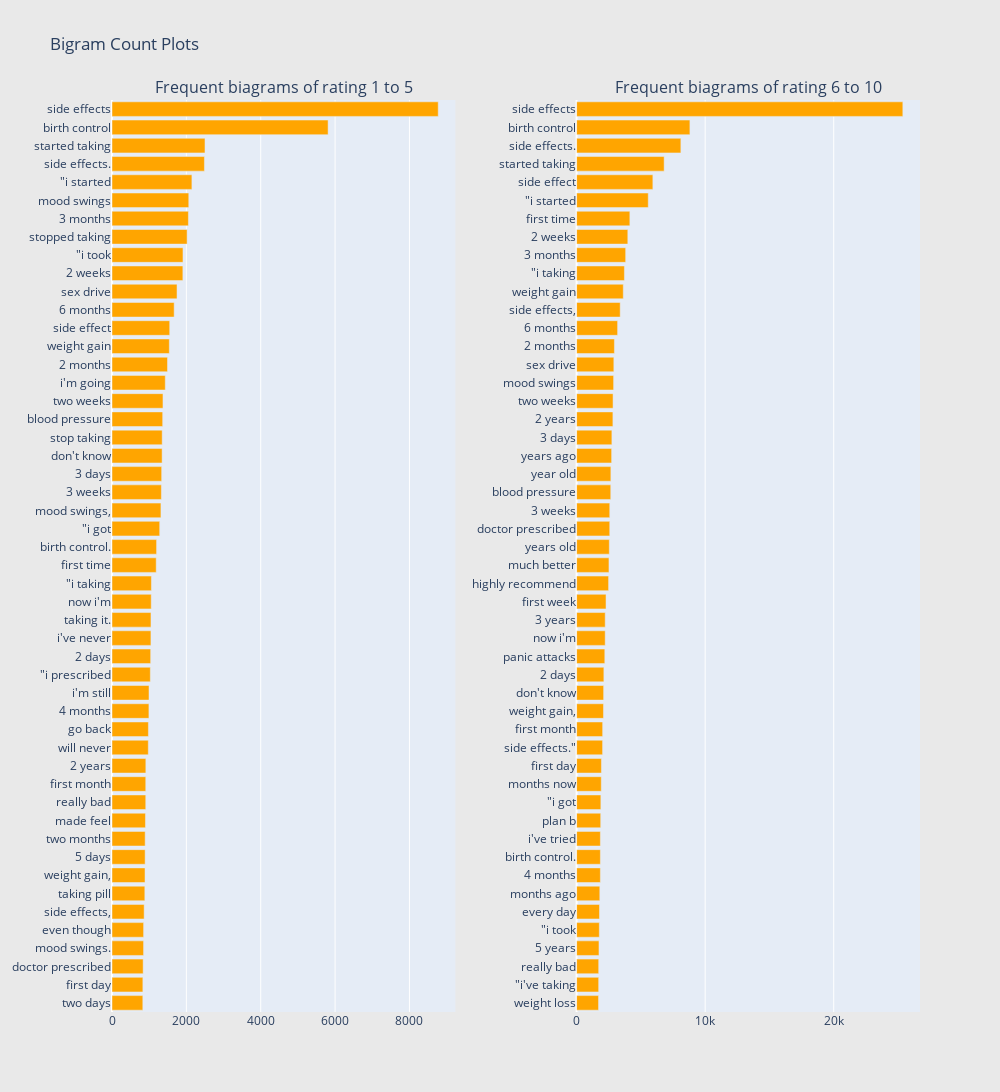

The cell this chart's notebook holds for it:
### Markdown cell above
When we used 1-gram, we observed that the top 5 words have the same contents, although the order of left (negative) and right (positive) are different. This means when we analyzed the text with a single corpus, it does not classify the emotion well. So, we expanded the corpus.

### Code cell
freq_dict = defaultdict(int)
for sent in df_all_1_5["review"]:
    for word in generate_ngrams(sent,2):
        freq_dict[word] += 1
fd_sorted = pd.DataFrame(sorted(freq_dict.items(), key=lambda x: x[1])[::-1])
fd_sorted.columns = ["word", "wordcount"]
trace1 = horizontal_bar_chart(fd_sorted.head(50), 'orange')

freq_dict = defaultdict(int)
for sent in df_all_6_10["review"]:
    for word in generate_ngrams(sent,2):
        freq_dict[word] += 1
fd_sorted = pd.DataFrame(sorted(freq_dict.items(), key=lambda x: x[1])[::-1])
fd_sorted.columns = ["word", "wordcount"]
trace2 = horizontal_bar_chart(fd_sorted.head(50), 'orange')

fig = tools.make_subplots(rows=1, cols=2, vertical_spacing=0.04,horizontal_spacing=0.15,
                          subplot_titles=["Frequent biagrams of rating 1 to 5", 
                                          "Frequent biagrams of rating 6 to 10"])
fig.append_trace(trace1, 1, 1)
fig.append_trace(trace2, 1, 2)
fig['layout'].update(height=1200, width=1000, paper_bgcolor='rgb(233,233,233)', title="Bigram Count Plots")
py.iplot(fig, filename='word-plots')

### Figure 1 — Plotly figure (JSON) as saved in the notebook; plotly's stock layout.template omitted (floating-point values rounded to 4 significant figures)
{"data": [{"marker": {"color": "orange"}, "orientation": "h", "showlegend": false, "type": "bar", "x": [829, 830, 838, 849, 850, 865, 883, 888, 891, 892, 900, 908, 908, 910, 976, 979, 993, 995, 1031, 1040, 1047, 1048, 1055, 1060, 1189, 1199, 1283, 1316, 1328, 1336, 1348, 1350, 1363, 1371, 1433, 1493, 1542, 1552, 1672, 1749, 1906, 1909, 2020, 2055, 2065, 2149, 2486, 2501, 5812, 8774], "xaxis": "x", "y": ["two days", "first day", "doctor prescribed", "mood swings.", "even though", "side effects,", "taking pill", "weight gain,", "5 days", "two months", "made feel", "really bad", "first month", "2 years", "will never", "go back", "4 months", "i&#039;m still", "\"i prescribed", "2 days", "i&#039;ve never", "taking it.", "now i&#039;m", "\"i taking", "first time", "birth control.", "\"i got", "mood swings,", "3 weeks", "3 days", "don&#039;t know", "stop taking", "blood pressure", "two weeks", "i&#039;m going", "2 months", "weight gain", "side effect", "6 months", "sex drive", "2 weeks", "\"i took", "stopped taking", "3 months", "mood swings", "\"i started", "side effects.", "started taking", "birth control", "side effects"], "yaxis": "y"}, {"marker": {"color": "orange"}, "orientation": "h", "showlegend": false, "type": "bar", "x": [1707, 1717, 1718, 1741, 1768, 1781, 1805, 1849, 1850, 1850, 1875, 1886, 1918, 1929, 2022, 2026, 2090, 2103, 2121, 2194, 2224, 2225, 2289, 2488, 2517, 2544, 2578, 2579, 2656, 2665, 2725, 2744, 2824, 2836, 2880, 2897, 2942, 3189, 3391, 3631, 3720, 3817, 3984, 4142, 5573, 5932, 6810, 8111, 8813, 25376], "xaxis": "x2", "y": ["weight loss", "\"i&#039;ve taking", "really bad", "5 years", "\"i took", "every day", "months ago", "4 months", "birth control.", "i&#039;ve tried", "plan b", "\"i got", "months now", "first day", "side effects.\"", "first month", "weight gain,", "don&#039;t know", "2 days", "panic attacks", "now i&#039;m", "3 years", "first week", "highly recommend", "much better", "years old", "doctor prescribed", "3 weeks", "blood pressure", "year old", "years ago", "3 days", "2 years", "two weeks", "mood swings", "sex drive", "2 months", "6 months", "side effects,", "weight gain", "\"i taking", "3 months", "2 weeks", "first time", "\"i started", "side effect", "started taking", "side effects.", "birth control", "side effects"], "yaxis": "y2"}], "layout": {"annotations": [{"font": {"size": 16}, "showarrow": false, "text": "Frequent biagrams of rating 1 to 5", "x": 0.2125, "xanchor": "center", "xref": "paper", "y": 1, "yanchor": "bottom", "yref": "paper"}, {"font": {"size": 16}, "showarrow": false, "text": "Frequent biagrams of rating 6 to 10", "x": 0.7875, "xanchor": "center", "xref": "paper", "y": 1, "yanchor": "bottom", "yref": "paper"}], "height": 1200, "paper_bgcolor": "rgb(233,233,233)", "title": {"text": "Bigram Count Plots"}, "width": 1000, "xaxis": {"anchor": "y", "domain": [0, 0.425]}, "xaxis2": {"anchor": "y2", "domain": [0.575, 1]}, "yaxis": {"anchor": "x", "domain": [0, 1]}, "yaxis2": {"anchor": "x2", "domain": [0, 1]}}}
